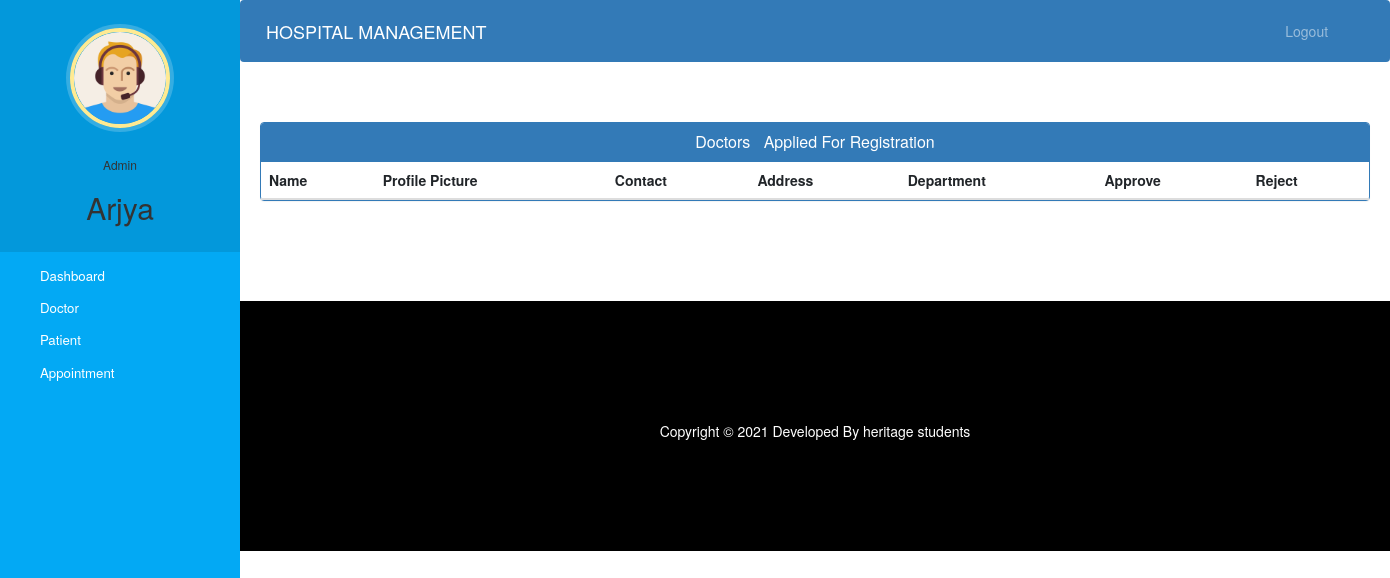
The app's page /admin-approve-doctor (signed in), older data.
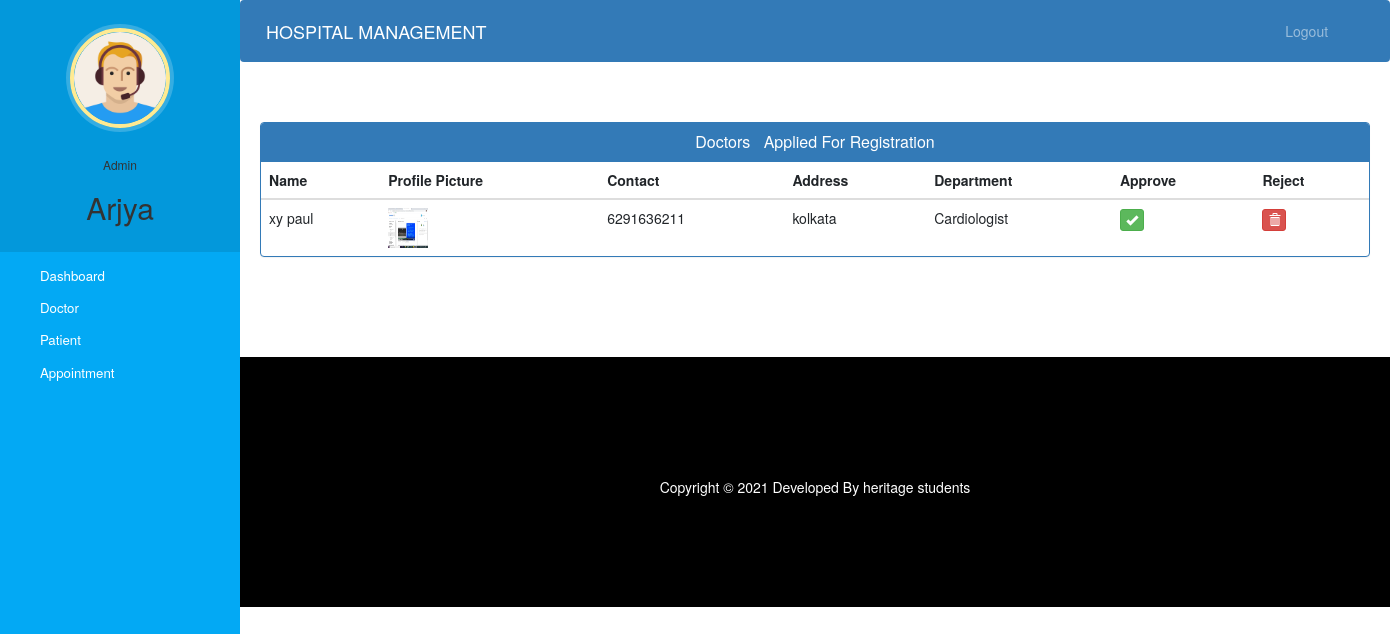
The same page, newer data.
### hospital/models.py (models this page shows, shortened)
class Doctor(models.Model):
    user=models.OneToOneField(User,on_delete=models.CASCADE)
    profile_pic= models.ImageField(upload_to='profile_pic/DoctorProfilePic/',null=True,blank=True)
    address = models.CharField(max_length=40)
    mobile = models.CharField(max_length=20,null=True)
    department= models.CharField(max_length=50,choices=departments,default='Cardiologist')
    status=models.BooleanField(default=False)
    @property
    def get_name(self):
        return self.user.first_name+" "+self.user.last_name

### hospital/views.py (the view)
# urls.py: path('admin-approve-doctor', views.admin_approve_doctor_view,name='admin-approve-doctor'),
@login_required(login_url='adminlogin')
@user_passes_test(is_admin)
def admin_approve_doctor_view(request):
    doctors=models.Doctor.objects.all().filter(status=False)
    return render(request,'hospital/admin_approve_doctor.html',{'doctors':doctors})

### hospital/views.py (called while the page is built)
def is_admin(user):
    return user.groups.filter(name='ADMIN').exists()

### templates/hospital/admin_approve_doctor.html (shortened to what this page needs)
{% extends 'hospital/admin_base.html' %}
{% block content %}
{%load static%}
<head>
  <link href="//netdna.bootstrapcdn.com/bootstrap/3.0.0/css/bootstrap.min.css" rel="stylesheet" id="bootstrap-css">
</head>
<div class="container">
  <div class="panel panel-primary">
    <div class="panel-heading">
      <h6 class="panel-title">Doctors &nbsp Applied For Registration</h6>
    </div>
    <table class="table table-hover" id="dev-table">
      <thead>
        <tr>
          <th>Name</th>
          <th>Profile Picture</th>
          <th>Contact</th>
          <th>Address</th>
          <th>Department</th>
          <th>Approve</th>
          <th>Reject</th>
        </tr>
      </thead>
      {% for d in doctors %}
      <tr>
        <td> {{d.get_name}}</td>
        <td> <img src="{% static d.profile_pic.url %}" alt="Profile Pic" height="40px" width="40px" /></td>
        <td>{{d.mobile}}</td>
        <td>{{d.address}}</td>
        <td>{{d.department}}</td>
        <td><a class="btn btn-success btn-xs" href="{% url 'approve-doctor' d.id  %}"><span class="glyphicon glyphicon-ok"></span></a></td>
        <td><a class="btn btn-danger btn-xs" href="{% url 'reject-doctor' d.id  %}"><span class="glyphicon glyphicon-trash"></span></a></td>
      </tr>
      {% endfor %}
    </table>
  </div>
</div>
{% endblock content %}

### templates/hospital/admin_base.html (shortened to what this page needs)
<!DOCTYPE html>
{% load static %}
<html lang="en">
<head>
  <link rel="stylesheet" href="https://stackpath.bootstrapcdn.com/bootstrap/4.3.1/css/bootstrap.min.css">
  <link rel="stylesheet" href="https://maxcdn.bootstrapcdn.com/font-awesome/4.7.0/css/font-awesome.min.css">
  <link rel="stylesheet" href="{% static '/style.css' %}">
</head>
<body>
  <nav class="menu" tabindex="0">
    <header class="avatar">
      <img src="{% static "images/adminpropic.png" %}" />
      <br><br>
      <h6>Admin</h6>
      <h2>{{request.user.first_name}}</h2>
    </header>
    <ul>
      <li tabindex="0" class="icon-dashboard"> <a style="color:white; text-decoration:none;" href="/admin-dashboard"><span>Dashboard</span></a> </li>
      <li tabindex="0" class="icon-customers"> <a style="color:white; text-decoration:none;" href="/admin-doctor"><span>Doctor</span></a></li>
      <li tabindex="0" class="icon-users"> <a style="color:white; text-decoration:none;" href="/admin-patient"><span>Patient</span></a></li>
      <li tabindex="0" class="icon-calendar"> <a style="color:white; text-decoration:none;" href="/admin-appointment"><span>Appointment</span></a></li>
    </ul>
  </nav>
  <main>
    <div class="bs-example">
      <nav class="navbar navbar-expand-md  navbar-dark fixed-top" style="background:#337AB7;">
        <a href="/admin-dashboard" class="navbar-brand">HOSPITAL MANAGEMENT</a>
        <div class="collapse navbar-collapse justify-content-between" id="navbarCollapse">
          <div class="navbar-nav" style=" margin-left: 90%;">
            <a href="/logout" class="nav-item nav-link">Logout</a>
          </div>
        </div>
      </nav>
    </div>
    <br><br>
    {% block content %}
    {% endblock content %}
    <br><br><br><br>
    <footer>
      <br>
      <div class="container">
        <div class="row">
          <div class="col-md-12 col-sm-12">
            <div style="color:#ffffff;" class="wow fadeInUp footer-copyright">
              <p>
                Copyright &copy; 2021 Developed By heritage students </p>
            </div>
          </div>
        </div>
      </div>
    </footer>
  </main>
</body>
</html>

### static/style.css (style rules this page uses)
body { padding-left: 240px; }
main { position: relative; height: 100vh; }
.menu { background: #5bc995; height: 100vh; width: 240px; position: fixed; top: 0px; left: 0; z-index: 5; outline: none; }
.menu .avatar { background: rgba(0, 0, 0, 0.1); padding: 2em 0.5em; text-align: center; }
.menu .avatar img { width: 100px; border-radius: 50%; overflow: hidden; border: 4px solid #ffea92; box-shadow: 0 0 0 4px rgba(255, 255, 255, 0.2); }
.menu .avatar h2 { font-weight: normal; margin-bottom: 0; }
.menu ul { list-style: none; padding: 0.5em 0; margin: 0; }
.menu ul li { padding: 0.5em 1em 0.5em 3em; font-size: 0.95em; font-weight: regular; background-repeat: no-repeat; background-position: left 15px center; background-size: auto 20px; transition: all 0.15s linear; cursor: pointer; }
.menu ul li.icon-dashboard { background-image: url("http://www.entypo.com/images//gauge.svg"); }
.menu ul li.icon-customers { background-image: url("http://www.entypo.com/images//briefcase.svg"); }
.menu ul li.icon-users { background-image: url("http://www.entypo.com/images//users.svg"); }
.menu ul li.icon-calendar { background-image: url("http://www.entypo.com/images//calendar.svg"); }

### templates/hospital/admin_base.html (style rules this page uses)
a:link { text-decoration: none; }
a { color: white; }
footer { padding: 0px 0px 0px 0px; background-color: black; margin: 0px; }
p { text-align: center; }
body { padding-left: 240px; }
main { position: relative; height: 100vh; }
.menu { background: #03a9f4; height: 100vh; width: 240px; position: fixed; top: 0px; left: 0; z-index: 5; outline: none; }
.menu .avatar { background: rgba(0, 0, 0, 0.1); padding: 2em 0.5em; text-align: center; }
.menu .avatar img { width: 100px; border-radius: 50%; overflow: hidden; border: 4px solid #ffea92; box-shadow: 0 0 0 4px rgba(255, 255, 255, 0.2); }
.menu .avatar h2 { font-weight: normal; margin-bottom: 0; }
.menu ul { list-style: none; padding: 0.5em 0; margin: 0; }
.menu ul li { padding: 0.5em 1em 0.5em 3em; font-size: 0.95em; font-weight: regular; background-repeat: no-repeat; background-position: left 15px center; background-size: auto 20px; transition: all 0.15s linear; cursor: pointer; }
.menu ul li.icon-dashboard { background-image: url("http://www.entypo.com/images//gauge.svg"); }
.menu ul li.icon-customers { background-image: url("http://www.entypo.com/images//briefcase.svg"); }
.menu ul li.icon-users { background-image: url("http://www.entypo.com/images//users.svg"); }
.menu ul li.icon-calendar { background-image: url("http://www.entypo.com/images//calendar.svg"); }

### templates/hospital/admin_approve_doctor.html (style rules this page uses)
a:link { text-decoration: none; }
h6 { text-align: center; }
.row { margin: 100px; }

Row changes from the older to the newer data that the page shows:
added Doctor: get_name "xy paul", profile_pic (picture), mobile "6291636211", address "kolkata", department "Cardiologist"
